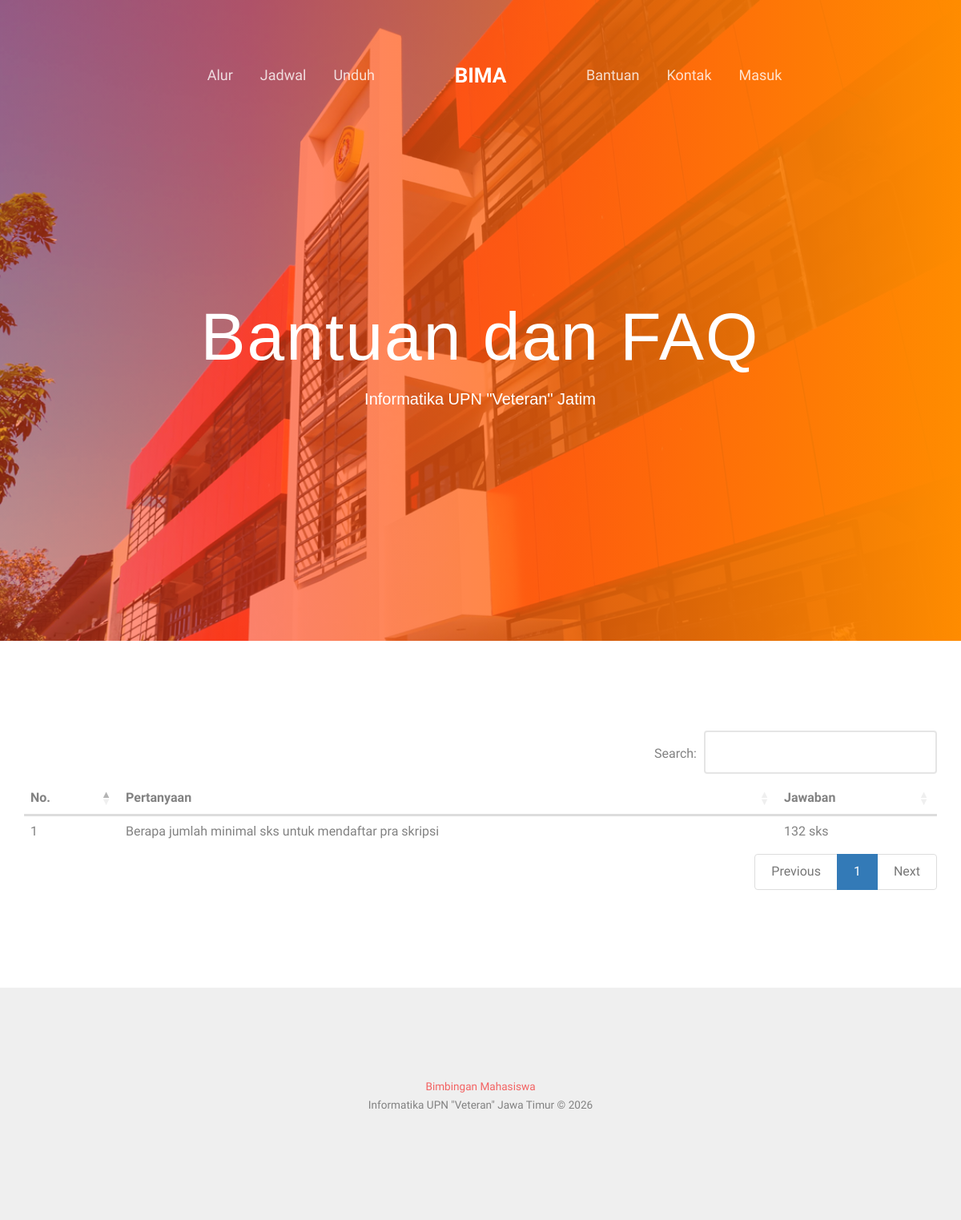
Page /index.php/bima/bantuan on the committed database.
### tables this page shows
CREATE TABLE `tbl_faq` (
  `id` int NOT NULL,
  `tanya` varchar(250) NOT NULL,
  `jawab` text NOT NULL
);

### application/controllers/Bima.php (called while the page is built, shortened)
<?php
class Bima extends CI_Controller {
	function __construct(){
		$this->load->model('m_user');
	}
	function bantuan(){
		$this->load->model('m_faq');
		$data['data'] = $this->m_faq->getAll()->result_array();
		$this->load->view('utama/bantuan',$data);
	}
}

### index.php (called while the page is built, shortened)
<?php
require_once BASEPATH . 'core/CodeIgniter.php';

### application/models/M_faq.php (called while the page is built, shortened)
<?php
class M_faq extends CI_Model {
        function getAll(){
                $sql    = "SELECT * FROM tbl_faq";
                $query  = $this->db->query($sql);
                return $query;
        }
}

### application/views/utama/bantuan.php (the view, shortened to what this page needs)
<!DOCTYPE HTML>
<html>
<body>
	<div id="page">
	<div id="fh5co-services">
		<div class="container">
			<table id="example" class="table dataTable no-footer" role="grid">
			  	<thead>
			  		<th>No.</th>
				  	<th>Pertanyaan</th>
				  	<th>Jawaban</th>
			  	</thead>
			 	<tbody>
			 		<?php
		                $no = 1;
		                foreach ($data as $value) {
		                  echo '<tr>';
		                  echo "<td>$no</td>";
		                  echo '<td>'.$value['tanya'].'</td>';
		                  echo '<td>'.$value['jawab'].'</td>';
		                  echo '</tr>';
		                  $no++;
		                }
		              ?>
				</tbody>
			</table>
		</div>
	</div>
</body>
</html>
<link rel="stylesheet" type="text/css" href="https://cdn.datatables.net/1.10.19/css/dataTables.bootstrap4.min.css">

### assets/utama/css/style.css (style rules this page uses)
body { font-family: "Work Sans", Arial, sans-serif; font-weight: 400; font-size: 16px; line-height: 1.7; color: #828282; background: #fff; }
#page { position: relative; overflow-x: hidden; width: 100%; height: 100%; -webkit-transition: 0.5s; -o-transition: 0.5s; transition: 0.5s; }
#fh5co-services, #fh5co-started, #fh5co-testimonial, #fh5co-blog, #fh5co-project, #fh5co-about, #fh5co-contact, #fh5co-footer { padding: 7em 0; clear: both; }

### rows in the picture
tbl_faq: tanya "Berapa jumlah minimal sks untuk mendaftar pra skripsi", jawab "132 sks"
